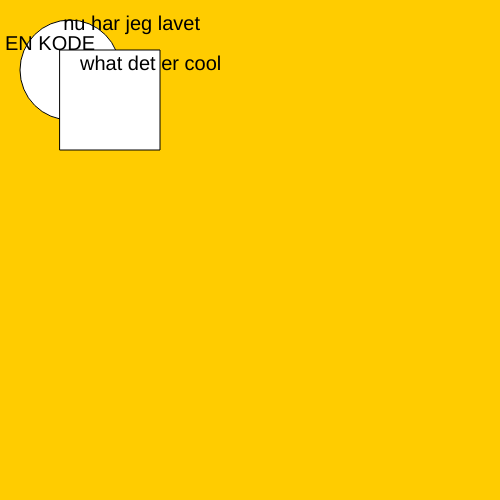
Frame 1 (no input)
Frame 60 (no input): identical to frame 1, image omitted
Frame 120 (the mouse pressed at the canvas centre since frame 60): identical to frame 1, image omitted

The p5.js sketch that drew this single still picture (run headless with seeded random() and noise() and a simulated clock; from frame 60 on, the mouse is pressed at the canvas centre):

// p5.js sketch
// ── sketch.js
function setup() {
  // put setup code here
  createCanvas(500,500);
  console.log("heeeej");
}

function draw() {
  // put drawing code here
  background(255, 204, 0);
  ellipse(70,70,100,100);
  rect(60, 50, 100, 100);
  textSize(20);
textAlign(RIGHT);
text('nu har jeg lavet', 200, 30);
textAlign(CENTER);
text('EN KODE', 50, 50);
textAlign(LEFT);
text('what det er cool', 80, 70);
}
